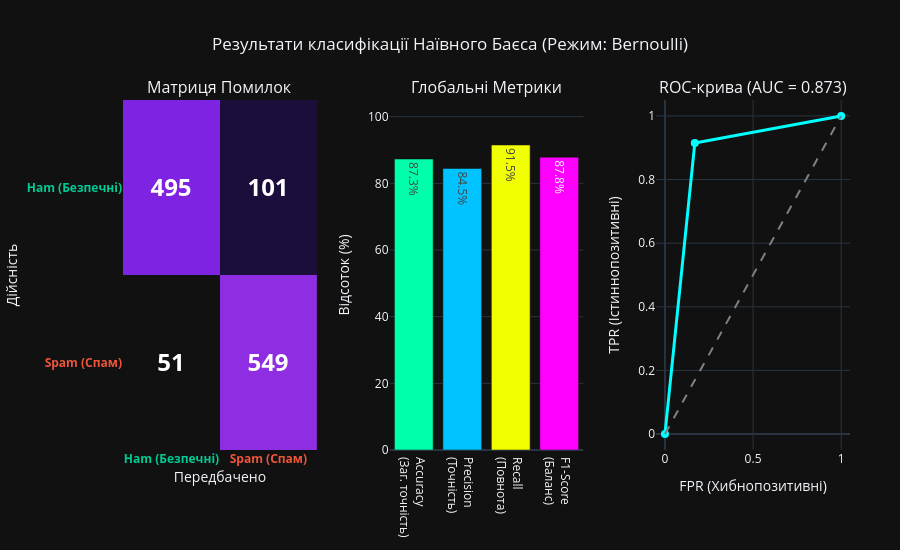

This figure's notebook cell:
### Markdown cell above
**9.3.\* Оцінка моделі - Матриця помилок та Метрики:**

### Code cell
print("🧮 Навчання з вчителем (Supervised Learning) — Оцінка Наївного Баєса...\n")

unique_classes_in_data = len(set(actual_labels))

if unique_classes_in_data < 2:
    print("   ⛔️ КРИТИЧНА ЗУПИНКА: Недостатньо класів для класифікації!")
    only_class_name = TARGET_CLASSES.get(actual_labels[0] if actual_labels else -1, 'Невідомо')
    print(f"      Ви намагаєтесь перевірити ШІ лише на одному класі: {only_class_name}.")
    print("      Для коректної побудови Матриці Помилок потрібні хоча б 2 різні класи (Спам та Безпечні) у тестовій вибірці.")
    print("      👉 Рішення: Перевірте параметри розбиття (TEST_SIZE) або стратифікацію.")
else:
    print(f"   Розбиття даних: {100 - TEST_SIZE*100:.0f}% Тренування/{TEST_SIZE*100:.0f}% Тести\n")

    TP = sum(1 for a, p in zip(actual_labels, predicted_labels) if a == SPAM_LABEL and p == SPAM_LABEL)
    TN = sum(1 for a, p in zip(actual_labels, predicted_labels) if a == HAM_LABEL and p == HAM_LABEL)
    FP = sum(1 for a, p in zip(actual_labels, predicted_labels) if a == HAM_LABEL and p == SPAM_LABEL)
    FN = sum(1 for a, p in zip(actual_labels, predicted_labels) if a == SPAM_LABEL and p == HAM_LABEL)

    acc_percent = ((TP + TN) / len(actual_labels)) * 100 if len(actual_labels) > 0 else 0
    precision = TP / (TP + FP) if (TP + FP) > 0 else 0
    recall = TP / (TP + FN) if (TP + FN) > 0 else 0  
    f1_score = 2 * (precision * recall) / (precision + recall) if (precision + recall) > 0 else 0
    
    fpr = FP / (FP + TN) if (FP + TN) > 0 else 0     
    roc_auc = 0.5 * (recall - fpr + 1)               

    cm = [[TN, FP], 
          [FN, TP]]

    plot_labels = [
        f"<b><span style='color:{COLOR_HAM}'>{TARGET_CLASSES[HAM_LABEL]}</span></b>",
        f"<b><span style='color:{COLOR_SPAM}'>{TARGET_CLASSES[SPAM_LABEL]}</span></b>"
    ]

    fig = make_subplots(
        rows=1, cols=3, 
        subplot_titles=(
            f"Матриця Помилок", 
            "Глобальні Метрики", 
            f"ROC-крива (AUC = {roc_auc:.3f})"
        ),
        horizontal_spacing=0.1
    )

    fig.add_trace(
        go.Heatmap(
            z=cm, x=plot_labels, y=plot_labels,
            text=[[str(v) for v in row] for row in cm],
            texttemplate="<b>%{text}</b>", textfont={"size": 24, "color": "white"},
            colorscale=[[0.0, '#111111'], [0.5, '#4a00e0'], [1.0, '#8e2de2']], showscale=False,
            hovertemplate="Реальність: %{y}<br>ШІ виніс вирок: %{x}<br>К-ть листів: %{z}<extra></extra>"
        ),
        row=1, col=1
    )

    metrics_names = ['Accuracy<br>(Заг. точність)', 'Precision<br>(Точність)', 'Recall<br>(Повнота)', 'F1-Score<br>(Баланс)']
    metrics_vals = [acc_percent, precision * 100, recall * 100, f1_score * 100]
    
    fig.add_trace(
        go.Bar(
            x=metrics_names, y=metrics_vals,
            marker_color=['#00ffaa', '#00c3ff', '#f2ff00', '#ff00ff'], 
            text=[f"{v:.1f}%" for v in metrics_vals], textposition='auto',
            hovertemplate="%{x}: <b>%{y:.2f}%</b><extra></extra>"
        ),
        row=1, col=2
    )

    fig.add_trace(
        go.Scatter(
            x=[0, fpr, 1], y=[0, recall, 1], mode="lines+markers", 
            line=dict(color="#00ffff", width=3), marker=dict(size=8),
            name=f"AUC={roc_auc:.2f}",
            hovertemplate="FPR: %{x:.3f}<br>TPR (Recall): %{y:.3f}<extra></extra>"
        ),
        row=1, col=3
    )

    fig.add_trace(
        go.Scatter(x=[0, 1], y=[0, 1], mode="lines", line=dict(color="gray", dash="dash"), showlegend=False),
        row=1, col=3
    )

    fig.update_xaxes(title_text="Передбачено", title_standoff=5, row=1, col=1)
    fig.update_yaxes(title_text="Дійсність", title_standoff=5, autorange="reversed", row=1, col=1)

    fig.update_yaxes(range=[0, 105], title_text="Відсоток (%)", row=1, col=2)

    fig.update_xaxes(title_text="FPR (Хибнопозитивні)", range=[-0.05, 1.05], row=1, col=3)
    fig.update_yaxes(title_text="TPR (Істиннопозитивні)", range=[-0.05, 1.05], row=1, col=3)

    fig.update_layout(
        template=PLOT_TEMPLATE, height=550, showlegend=False, title_x=0.5,
        title_text=f"Результати класифікації Наївного Баєса (Режим: {'Multinomial' if USE_MULTINOMIAL else 'Bernoulli'})",
        paper_bgcolor="#111", plot_bgcolor="#111",
        margin=dict(t=100, b=50, l=50, r=50)
    )

    print("Красивий Вивід:")
    fig.show(config={'responsive': True})

    print("Детальний звіт (Classification Report):")
    print(f"{'':>15} {'precision':>10} {'recall':>10} {'f1-score':>10} {'support':>10}")
    print("-" * 60)
    
    ham_precision = TN / (TN + FN) if (TN + FN) > 0 else 0
    ham_recall = TN / (TN + FP) if (TN + FP) > 0 else 0
    ham_f1 = 2 * (ham_precision * ham_recall) / (ham_precision + ham_recall) if (ham_precision + ham_recall) > 0 else 0

    print(f"{'Ham (0)':>15} {ham_precision:>10.2f} {ham_recall:>10.2f} {ham_f1:>10.2f} {TN+FP:>10}")
    print(f"{'Spam (1)':>15} {precision:>10.2f} {recall:>10.2f} {f1_score:>10.2f} {TP+FN:>10}")
    print("-" * 60)
    print(f"{'accuracy':>15} {'':>10} {'':>10} {acc_percent/100:>10.2f} {len(actual_labels):>10}")
    print("-" * 60)

    print("\nТехнічний Вивід:")
    print(f"🟢 Правильно пропущено (True Negatives):    {TN} шт.")
    print(f"🔴 Правильно заблоковано (True Positives):  {TP} шт.")
    print(f"🟡 Хибна тривога - БІДА! (False Positives): {FP} шт.")
    print(f"🟣 Пропущений спам (False Negatives):       {FN} шт.")
    print(f" ▶ Дані: Train={total_docs}, Test={len(actual_labels)} (Split: {TEST_SIZE})")
    print(f" ▶ Модель: {'Multinomial' if USE_MULTINOMIAL else 'Bernoulli'} Naive Bayes (α={LAPLACE_ALPHA})")
    print(f" ▶ Загальна точність (Accuracy): {acc_percent:.2f}% | Гармонійний баланс (F1-Score): {f1_score*100:.2f}%")
    print(f" ▶ Вгадав: {TP+TN}/{len(actual_labels)} | Помилився: {FP+FN}")

### Figure 1 — Plotly figure (JSON) as saved in the notebook; plotly's stock layout.template omitted (floating-point values rounded to 4 significant figures)
{"data": [{"colorscale": [[0, "#111111"], [0.5, "#4a00e0"], [1, "#8e2de2"]], "hovertemplate": "Реальність: %{y}<br>ШІ виніс вирок: %{x}<br>К-ть листів: %{z}<extra></extra>", "showscale": false, "text": [["495", "101"], ["51", "549"]], "textfont": {"color": "white", "size": 24}, "texttemplate": "<b>%{text}</b>", "type": "heatmap", "x": ["<b><span style='color:#00cc96'>Ham (Безпечні)</span></b>", "<b><span style='color:#ef553b'>Spam (Спам)</span></b>"], "xaxis": "x", "y": ["<b><span style='color:#00cc96'>Ham (Безпечні)</span></b>", "<b><span style='color:#ef553b'>Spam (Спам)</span></b>"], "yaxis": "y", "z": [[495, 101], [51, 549]]}, {"hovertemplate": "%{x}: <b>%{y:.2f}%</b><extra></extra>", "marker": {"color": ["#00ffaa", "#00c3ff", "#f2ff00", "#ff00ff"]}, "text": ["87.3%", "84.5%", "91.5%", "87.8%"], "textposition": "auto", "type": "bar", "x": ["Accuracy<br>(Заг. точність)", "Precision<br>(Точність)", "Recall<br>(Повнота)", "F1-Score<br>(Баланс)"], "xaxis": "x2", "y": [87.29, 84.46, 91.5, 87.84], "yaxis": "y2"}, {"hovertemplate": "FPR: %{x:.3f}<br>TPR (Recall): %{y:.3f}<extra></extra>", "line": {"color": "#00ffff", "width": 3}, "marker": {"size": 8}, "mode": "lines+markers", "name": "AUC=0.87", "type": "scatter", "x": [0, 0.1695, 1], "xaxis": "x3", "y": [0, 0.915, 1], "yaxis": "y3"}, {"line": {"color": "gray", "dash": "dash"}, "mode": "lines", "showlegend": false, "type": "scatter", "x": [0, 1], "xaxis": "x3", "y": [0, 1], "yaxis": "y3"}], "layout": {"annotations": [{"font": {"size": 16}, "showarrow": false, "text": "Матриця Помилок", "x": 0.1333, "xanchor": "center", "xref": "paper", "y": 1, "yanchor": "bottom", "yref": "paper"}, {"font": {"size": 16}, "showarrow": false, "text": "Глобальні Метрики", "x": 0.5, "xanchor": "center", "xref": "paper", "y": 1, "yanchor": "bottom", "yref": "paper"}, {"font": {"size": 16}, "showarrow": false, "text": "ROC-крива (AUC = 0.873)", "x": 0.8667, "xanchor": "center", "xref": "paper", "y": 1, "yanchor": "bottom", "yref": "paper"}], "height": 550, "margin": {"b": 50, "l": 50, "r": 50, "t": 100}, "paper_bgcolor": "#111", "plot_bgcolor": "#111", "showlegend": false, "title": {"text": "Результати класифікації Наївного Баєса (Режим: Bernoulli)", "x": 0.5}, "xaxis": {"anchor": "y", "domain": [0, 0.2667], "title": {"standoff": 5, "text": "Передбачено"}}, "xaxis2": {"anchor": "y2", "domain": [0.3667, 0.6333]}, "xaxis3": {"anchor": "y3", "domain": [0.7333, 1], "range": [-0.05, 1.05], "title": {"text": "FPR (Хибнопозитивні)"}}, "yaxis": {"anchor": "x", "autorange": "reversed", "domain": [0, 1], "title": {"standoff": 5, "text": "Дійсність"}}, "yaxis2": {"anchor": "x2", "domain": [0, 1], "range": [0, 105], "title": {"text": "Відсоток (%)"}}, "yaxis3": {"anchor": "x3", "domain": [0, 1], "range": [-0.05, 1.05], "title": {"text": "TPR (Істиннопозитивні)"}}}}
